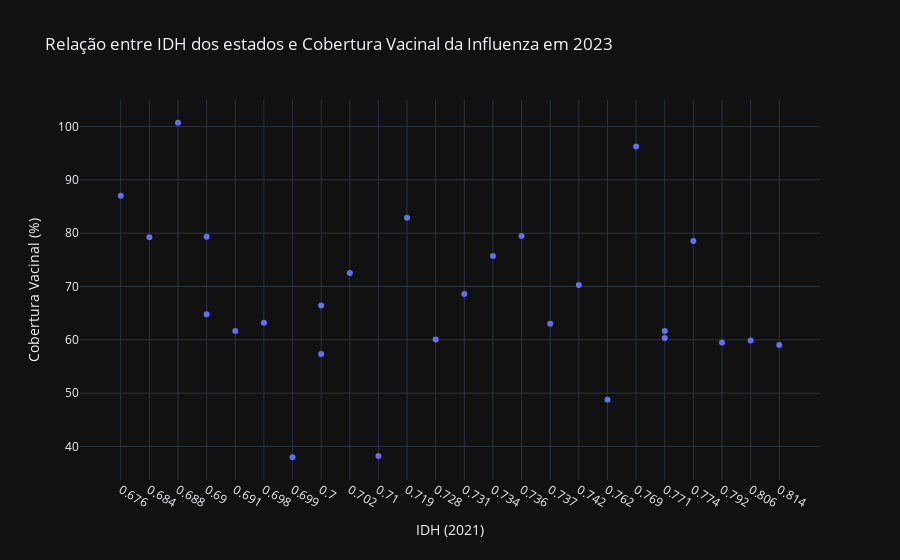

The notebook cell this image was saved under:
### Markdown cell above
Existe relação entre IDH e cobertura vacinal dos estados? Qual?

### Code cell
vacina_estado = vacina.groupby('UF')['COBERTURA_VACINAL'].mean().reset_index()
idh_vacina = pd.merge(idh, vacina_estado, on='UF')

# Ordena o DataFrame pelo IDH para garantir a ordem crescente no eixo x
idh_vacina_sorted = idh_vacina.sort_values('IDHM2021')

fig1 = px.scatter(
    idh_vacina_sorted,
    x='IDHM2021',
    y='COBERTURA_VACINAL',
    hover_name='UF',  # Mostra o estado no hover
    labels={'IDHM2021': 'IDH (2021)', 'COBERTURA_VACINAL': 'Cobertura Vacinal (%)'},
    title='Relação entre IDH dos estados e Cobertura Vacinal da Influenza em 2023',

)

fig1.update_layout(
    xaxis=dict(categoryorder='array', categoryarray=idh_vacina_sorted['IDHM2021']),
)

fig1.show()

### Figure 1 — Plotly figure (JSON) as saved in the notebook; plotly's stock layout.template omitted (floating-point values rounded to 4 significant figures)
{"data": [{"hovertemplate": "<b>%{hovertext}</b><br><br>IDH (2021)=%{x}<br>Cobertura Vacinal (%)=%{y}<extra></extra>", "hovertext": ["MA", "AL", "AP", "PI", "PR", "BA", "PA", "RR", "AM", "RO", "SE", "AC", "PE", "RN", "TO", "CE", "MS", "GO", "MT", "RJ", "PB", "ES", "RS", "MG", "SC", "SP", "DF"], "legendgroup": "", "marker": {"color": "#636efa", "symbol": "circle"}, "mode": "markers", "name": "", "orientation": "v", "showlegend": false, "x": ["0.676", "0.684", "0.688", "0.69", "0.69", "0.691", "0.698", "0.699", "0.7", "0.7", "0.702", "0.71", "0.719", "0.728", "0.731", "0.734", "0.736", "0.737", "0.742", "0.762", "0.769", "0.771", "0.771", "0.774", "0.792", "0.806", "0.814"], "xaxis": "x", "y": [87.04, 79.24, 100.7, 79.34, 64.81, 61.68, 63.19, 37.98, 66.45, 57.35, 72.53, 38.21, 82.91, 60.05, 68.6, 75.71, 79.48, 63.03, 70.29, 48.74, 96.25, 60.34, 61.65, 78.54, 59.51, 59.88, 59.03], "yaxis": "y", "type": "scatter"}], "layout": {"xaxis": {"anchor": "y", "domain": [0.0, 1.0], "title": {"text": "IDH (2021)"}, "categoryorder": "array", "categoryarray": ["0.676", "0.684", "0.688", "0.69", "0.69", "0.691", "0.698", "0.699", "0.7", "0.7", "0.702", "0.71", "0.719", "0.728", "0.731", "0.734", "0.736", "0.737", "0.742", "0.762", "0.769", "0.771", "0.771", "0.774", "0.792", "0.806", "0.814"]}, "yaxis": {"anchor": "x", "domain": [0.0, 1.0], "title": {"text": "Cobertura Vacinal (%)"}}, "legend": {"tracegroupgap": 0}, "title": {"text": "Relação entre IDH dos estados e Cobertura Vacinal da Influenza em 2023"}}}
